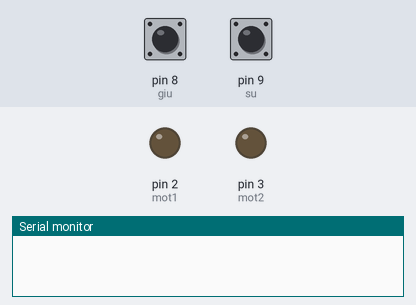
The sketch below on a simulated Arduino Uno, built with avr-gcc and run on an emulated ATmega328P. Shown: output pins drawn as LEDs (lit = HIGH), the last lines printed to the serial monitor. Inputs (shaded band) come from the test bench; at power-on: pin 8 (giu) HIGH, pin 9 (su) HIGH.

Above: at 1.2 s.
1.3 s: pin 8 (giu) pulled LOW for 0.15 s
At 1.37 s:
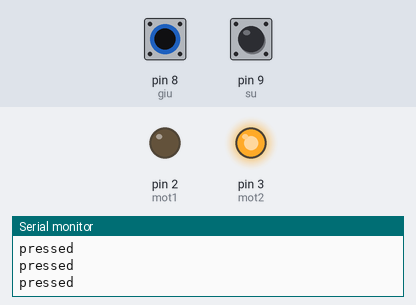
2.9 s: pin 9 (su) pulled LOW for 0.15 s
At 2.97 s:
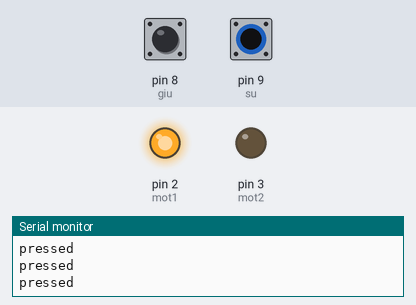
4.5 s: pin 9 (su) pulled LOW for 3.2 s
At 8.2 s:
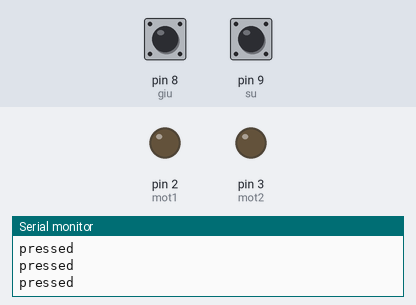
9.2 s: pin 8 (giu) pulled LOW for 3.2 s
At 10.6 s:
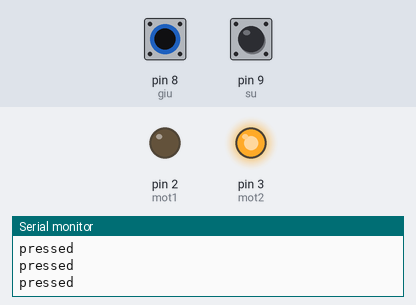
Timing chart, 0 to 13.9 s (numbered marks = the images above; inputs shaded):
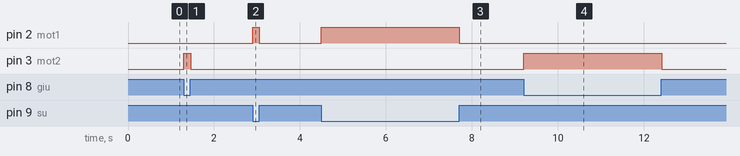

Measured:
- after the input at 1.3 s, pin 3 (mot2): LOW → HIGH at once, → LOW 0.16 s later
- after the input at 2.9 s, pin 2 (mot1): LOW → HIGH at once, → LOW 0.15 s later
- after the input at 4.5 s, pin 2 (mot1): LOW → HIGH at once, → LOW 3.2 s later
- after the input at 9.2 s, pin 3 (mot2): LOW → HIGH at once, → LOW 3.2 s later

The sketch:

codice_armhando.ino
```cpp
int su = 9;
int giu = 8;
int mot1 = 2;
int mot2= 3;

void setup() {
  pinMode(su, INPUT_PULLUP);
  pinMode(giu, INPUT_PULLUP);
  pinMode(mot1, OUTPUT);
  pinMode(mot2, OUTPUT);
  Serial.begin(9600);
}

void loop() {

  // if(digitalRead(su) != digitalRead(giu))
  if(digitalRead(su)==LOW && digitalRead(giu)==HIGH){
    digitalWrite(mot1, HIGH);
  }else{
    digitalWrite(mot1, LOW);
  }

  if(digitalRead(giu)==LOW && digitalRead(su)==HIGH){
    Serial.println("pressed");
    digitalWrite(mot2, HIGH);
  }else{
    digitalWrite(mot2, LOW);
  }
  // Serial.println(digitalRead(su));

  /*loop(su==HIGH && giu==LOW){
   Serial.println("hello");
   delay(1000);
   Serial.println("hello");
  }
  loop(su==LOW && giu==HIGH){
    Serial.println("hello");
    delay(1000);
    Serial.println("hello");
  }


  */
}
```
